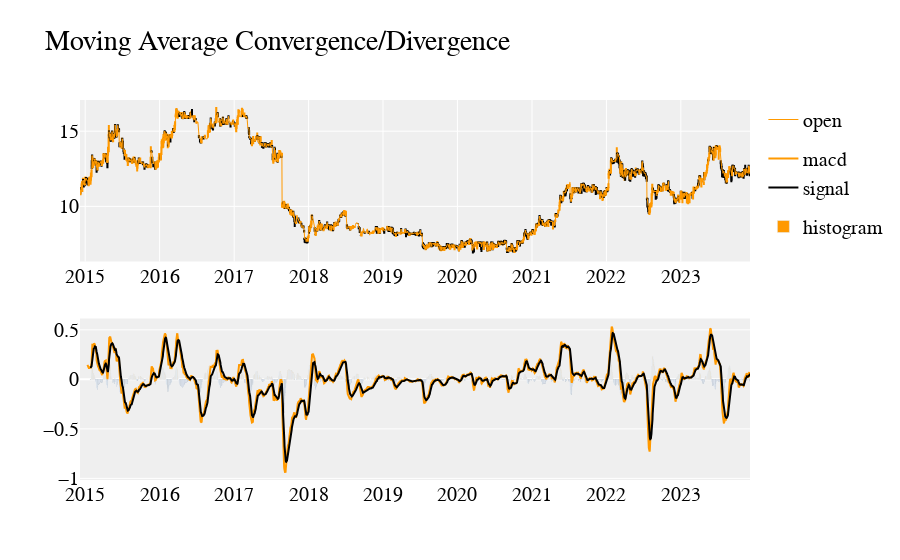

Source (notebook cell):
### Code cell
# calculate MACD values
df.ta.macd(close='close', fast=12, slow=26, append=True)
# Force lowercase (optional)
df.columns = [x.lower() for x in df.columns]
# Construct a 2 x 1 Plotly figure
fig = make_subplots(rows=2, cols=1)
# price Line
fig.append_trace(
    go.Scatter(
        x=df.index,
        y=df['open'],
        line=dict(color='#ff9900', width=1),
        name='open',
        # showlegend=False,
        legendgroup='1',
    ), row=1, col=1
)
# Candlestick chart for pricing
fig.append_trace(
    go.Candlestick(
        x=df.index,
        open=df['open'],
        high=df['high'],
        low=df['low'],
        close=df['close'],
        increasing_line_color='#ff9900',
        decreasing_line_color='black',
        showlegend=False
    ), row=1, col=1
)
# Fast Signal (%k)
fig.append_trace(
    go.Scatter(
        x=df.index,
        y=df['macd_12_26_9'],
        line=dict(color='#ff9900', width=2),
        name='macd',
        # showlegend=False,
        legendgroup='2',
    ), row=2, col=1
)
# Slow signal (%d)
fig.append_trace(
    go.Scatter(
        x=df.index,
        y=df['macds_12_26_9'],
        line=dict(color='#000000', width=2),
        # showlegend=False,
        legendgroup='2',
        name='signal'
    ), row=2, col=1
)
# Colorize the histogram values
colors = np.where(df['macdh_12_26_9'] < 0, '#000', '#ff9900')
# Plot the histogram
fig.append_trace(
    go.Bar(
        x=df.index,
        y=df['macdh_12_26_9'],
        name='histogram',
        marker_color=colors,
    ), row=2, col=1
)
# Make it pretty
layout = go.Layout(
    plot_bgcolor='#efefef',
    # Font Families
    font_family='Monospace',
    font_color='#000000',
    font_size=20,
    title='Moving Average Convergence/Divergence',
    xaxis=dict(
        rangeslider=dict(
            visible=False
        )
    )
)
# Update options and show plot
fig.update_layout(layout)
fig.show()

### Figure 1 — Plotly figure (JSON) as saved in the notebook; plotly's stock layout.template omitted (floating-point values rounded to 4 significant figures; data arrays with more than 128 entries replaced by an {"elided": "..."} marker saying what was removed)
{"data": [{"legendgroup": "1", "line": {"color": "#ff9900", "width": 1}, "name": "open", "type": "scatter", "x": {"elided": "2097 str values"}, "xaxis": "x", "y": {"elided": "2097 float values"}, "yaxis": "y"}, {"close": {"elided": "2097 float values"}, "decreasing": {"line": {"color": "black"}}, "high": {"elided": "2097 float values"}, "increasing": {"line": {"color": "#ff9900"}}, "low": {"elided": "2097 float values"}, "open": {"elided": "2097 float values"}, "showlegend": false, "type": "candlestick", "x": {"elided": "2097 str values"}, "xaxis": "x", "yaxis": "y"}, {"legendgroup": "2", "line": {"color": "#ff9900", "width": 2}, "name": "macd", "type": "scatter", "x": {"elided": "2097 str values"}, "xaxis": "x2", "y": {"elided": "2097 float values"}, "yaxis": "y2"}, {"legendgroup": "2", "line": {"color": "#000000", "width": 2}, "name": "signal", "type": "scatter", "x": {"elided": "2097 str values"}, "xaxis": "x2", "y": {"elided": "2097 float values"}, "yaxis": "y2"}, {"marker": {"color": {"elided": "2097 str values"}}, "name": "histogram", "type": "bar", "x": {"elided": "2097 str values"}, "xaxis": "x2", "y": {"elided": "2097 float values"}, "yaxis": "y2"}], "layout": {"autosize": true, "font": {"color": "#000000", "family": "Monospace", "size": 20}, "plot_bgcolor": "#efefef", "title": {"text": "Moving Average Convergence/Divergence"}, "xaxis": {"anchor": "y", "autorange": true, "domain": [0, 1], "range": ["2014-12-06 12:00", "2023-12-06 12:00"], "rangeslider": {"visible": false, "yaxis": {}}, "type": "date"}, "xaxis2": {"anchor": "y2", "autorange": true, "domain": [0, 1], "range": ["2014-12-06 12:00", "2023-12-06 12:00"], "type": "date"}, "yaxis": {"anchor": "x", "autorange": true, "domain": [0.575, 1], "range": [6.333, 17.08], "type": "linear"}, "yaxis2": {"anchor": "x2", "autorange": true, "domain": [0, 0.425], "range": [-1.016, 0.6143], "type": "linear"}}}
